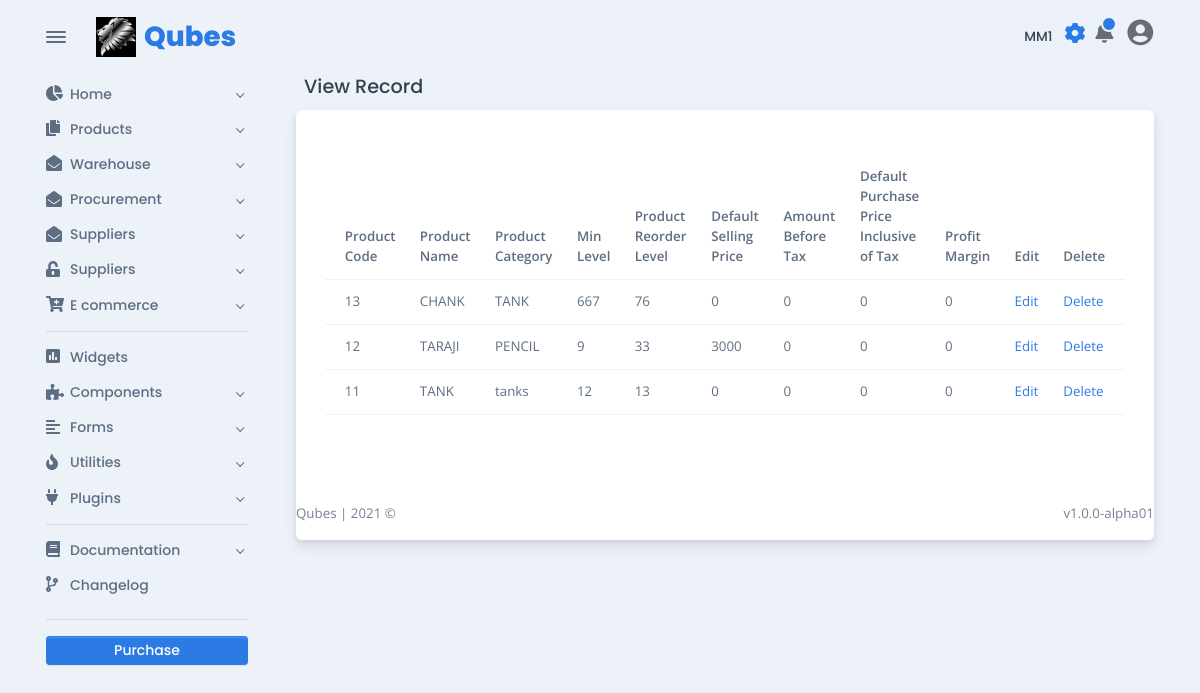
Screenshot of /products/view-product-ui.php (signed in) with the database file from the repository.
### tables this page shows
CREATE TABLE `tbl_product` (
  `product_code` bigint(254) NOT NULL,
  `product_name` varchar(100) NOT NULL,
  `product_unit` varchar(254) NOT NULL,
  `product_category` varchar(254) NOT NULL,
  `min_level` varchar(50) NOT NULL,
  `max_level` varchar(50) NOT NULL,
  `reorder` varchar(50) NOT NULL,
  `product_image` varchar(254) NOT NULL,
  `dsp_price` int(254) NOT NULL,
  `amount_before_tax` int(50) NOT NULL,
  `dpp_inc_tax` int(50) NOT NULL,
  `applicable_tax` int(50) NOT NULL,
  `profit_margin` int(50) NOT NULL,
  `user` varchar(50) NOT NULL
);

### products/view-product-ui.php (the view, shortened to what this page needs)
<!DOCTYPE html>
<html lang="en-US" dir="ltr">
<?php
include '../includes/base_page/head.php';
?>
<?php
include_once '../includes/dbconnect.php';
?>
<body>
  <main class="main" id="top">
    <div class="container" data-layout="container">
      <?php
      include '../includes/base_page/nav.php';
      ?>
      <div class="content">
        <?php
        include '../navbar-shared.php';
        ?>
        <h5 class="p-2">View Record</h5>
        <div class="card">
          <div class="card-body fs--1 p-4">
            <form>
              <div class="row my-3">
                <div class="col">
                  <table class="table">
                    <thead>
                      <tr>
                        <th scope="col">Product Code</th>
                        <th scope="col">Product Name</th>
                        <th scope="col">Product Category</th>
                        <th scope="col">Min Level</th>
                        <th scope="col">Product Reorder Level</th>
                        <th scope="col">Default Selling Price</th>
                        <th scope="col">Amount Before Tax</th>
                        <th scope="col">Default Purchase Price Inclusive of Tax</th>
                        <th scope="col">Profit Margin</th>
                        <th scope="col">Edit</th>
                        <th scope="col">Delete</th>
                      </tr>
                    </thead>
                    <tbody>
                      <?php
                      $sel_query = "Select * from tbl_product ORDER BY product_code desc;";
                      $result = mysqli_query($conn, $sel_query);
                      while ($row = mysqli_fetch_assoc($result)) { ?>
                        <tr>
                          <td scope="col"><?php echo $row["product_code"]; ?></td>
                          <td scope="col"><?php echo $row["product_name"]; ?></td>
                          <td scope="col"><?php echo $row["product_category"]; ?></td>
                          <td scope="col"><?php echo $row["min_level"]; ?></td>
                          <td scope="col"><?php echo $row["reorder"]; ?></td>
                          <td scope="col"><?php echo $row["dsp_price"]; ?></td>
                          <td scope="col"><?php echo $row["amount_before_tax"]; ?></td>
                          <td scope="col"><?php echo $row["dpp_inc_tax"]; ?></td>
                          <td scope="col"><?php echo $row["profit_margin"]; ?></td>
                          <td scope="col">
                            <a href="edit_ product.php?id=<?php echo $row["product_code"]; ?>">Edit</a>
                          </td>
                          <td scope="col">
                            <a href="delete_product.php?id=<?php echo $row["product_code"]; ?>">Delete</a>
                          </td>
                        </tr>
                      <?php $count++;
                      } ?>
                    </tbody>
                  </table>
                </div>
            </form>
          </div>
        </div>
        <?php
        include '../includes/base_page/footer.php';
        ?>
</body>
</html>

### includes/base_page/head.php (shortened to what this page needs)
<head>
  <link href="../assets/css/theme-rtl.min.css" rel="stylesheet" id="style-rtl">
  <link href="../assets/css/theme.min.css" rel="stylesheet" id="style-default">
</head>

### includes/base_page/nav.php (shortened to what this page needs)
<nav class="navbar navbar-light navbar-vertical navbar-expand-xl">
  <div class="d-flex align-items-center">
    <div class="toggle-icon-wrapper">
      <button class="btn navbar-toggler-humburger-icon navbar-vertical-toggle" data-toggle="tooltip" data-placement="left" title="Toggle Navigation"><span class="navbar-toggle-icon"><span class="toggle-line"></span></span></button>
    </div><a class="navbar-brand" href="../index.html">
      <div class="d-flex align-items-center py-3"><img class="mr-2" src="../assets/img/logos/qubes.jpeg" alt="OG LOL" width="40" /><span class="font-sans-serif">Qubes</span>
      </div>
    </a>
  </div>
  <div class="collapse navbar-collapse" id="navbarVerticalCollapse">
    <?php
    require 'sidenav-shared.php';
    genSideBar();
    ?>
  </div>
</nav>

### includes/base_page/sidenav-shared.php (shortened to what this page needs)
<?php
function genSideBar()
{
  echo <<<EOD
  <div class="navbar-vertical-content scrollbar">
  <ul class="navbar-nav flex-column">
    <li class="nav-item"><a class="nav-link dropdown-indicator" href="#home" data-toggle="collapse" role="button" aria-expanded="false" aria-controls="home">
      <div class="d-flex align-items-center"><span class="nav-link-icon"><span class="fas fa-chart-pie"></span></span><span class="nav-link-text"> Home</span>
      </div>
    </a>
  </li>
  <li class="nav-item"><a class="nav-link dropdown-indicator" href="#pages" data-toggle="collapse" role="button" aria-expanded="false" aria-controls="pages">
    <div class="d-flex align-items-center"><span class="nav-link-icon"><span class="fas fa-copy"></span></span><span class="nav-link-text"> Products</span>
    </div>
  </a>
</li>
<li class="nav-item"><a class="nav-link dropdown-indicator" href="#purchase_rqn" data-toggle="collapse" role="button" aria-expanded="false" aria-controls="purchase_rqn">
  <div class="d-flex align-items-center"><span class="nav-link-icon"><span class="fas fa-envelope-open"></span></span><span class="nav-link-text"> Warehouse</span>
  </div>
</a>
</li>
<li class="nav-item"><a class="nav-link dropdown-indicator" href="#email" data-toggle="collapse" role="button" aria-expanded="false" aria-controls="email">
  <div class="d-flex align-items-center"><span class="nav-link-icon"><span class="fas fa-envelope-open"></span></span><span class="nav-link-text"> Procurement</span>
  </div>
</a>
</li>
<li class="nav-item"><a class="nav-link dropdown-indicator" href="#supply" data-toggle="collapse" role="button" aria-expanded="false" aria-controls="email">
  <div class="d-flex align-items-center"><span class="nav-link-icon"><span class="fas fa-envelope-open"></span></span><span class="nav-link-text"> Suppliers</span>
  </div>
</a>
</li>
<li class="nav-item"><a class="nav-link dropdown-indicator" href="#authentication" data-toggle="collapse" role="button" aria-expanded="false" aria-controls="authentication">
  <div class="d-flex align-items-center"><span class="nav-link-icon"><span class="fas fa-unlock-alt"></span></span><span class="nav-link-text"> Suppliers</span>
  </div>
</a>
</li>
<li class="nav-item"><a class="nav-link dropdown-indicator" href="#e-commerce" data-toggle="collapse" role="button" aria-expanded="false" aria-controls="e-commerce">
  <div class="d-flex align-items-center"><span class="nav-link-icon"><span class="fas fa-cart-plus"></span></span><span class="nav-link-text"> E commerce</span>
  </div>
</a>
</li>
</ul>
<div class="navbar-vertical-divider">
  <hr class="navbar-vertical-hr my-2" />
</div>
<ul class="navbar-nav flex-column">
  <li class="nav-item"><a class="nav-link" href="../widgets.html">
    <div class="d-flex align-items-center"><span class="nav-link-icon"><span class="fas fa-poll"></span></span><span class="nav-link-text"> Widgets</span>
    </div>
  </a>
</li>
<li class="nav-item"><a class="nav-link dropdown-indicator" href="#components" data-toggle="collapse" role="button" aria-expanded="false" aria-controls="components">
  <div class="d-flex align-items-center"><span class="nav-link-icon"><span class="fas fa-puzzle-piece"></span></span><span class="nav-link-text"> Components</span>
  </div>
</a>
</li>
<li class="nav-item"><a class="nav-link dropdown-indicator" href="#forms" data-toggle="collapse" role="button" aria-expanded="false" aria-controls="forms">
  <div class="d-flex align-items-center"><span class="nav-link-icon"><span class="fas fa-align-left"></span></span><span class="nav-link-text"> Forms</span>
  </div>
</a>
</li>
<li class="nav-item"><a class="nav-link dropdown-indicator" href="#utilities" data-toggle="collapse" role="button" aria-expanded="false" aria-controls="utilities">
  <div class="d-flex align-items-center"><span class="nav-link-icon"><span class="fas fa-fire"></span></span><span class="nav-link-text"> Utilities</span>
  </div>
</a>
</li>
<li class="nav-item"><a class="nav-link dropdown-indicator" href="#plugins" data-toggle="collapse" role="button" aria-expanded="false" aria-controls="plugins">
  <div class="d-flex align-items-center"><span class="nav-link-icon"><span class="fas fa-plug"></span></span><span class="nav-link-text"> Plugins</span>
  </div>
</a>
</li>
</ul>
<div class="navbar-vertical-divider">
  <hr class="navbar-vertical-hr my-2" />
</div>
<ul class="navbar-nav flex-column">
  <li class="nav-item"><a class="nav-link dropdown-indicator" href="#documentation" data-toggle="collapse" role="button" aria-expanded="false" aria-controls="documentation">
    <div class="d-flex align-items-center"><span class="nav-link-icon"><span class="fas fa-book"></span></span><span class="nav-link-text"> Documentation</span>
    </div>
  </a>
</li>
<li class="nav-item"><a class="nav-link" href="../changelog.html">
  <div class="d-flex align-items-center"><span class="nav-link-icon"><span class="fas fa-code-branch"></span></span><span class="nav-link-text"> Changelog</span>
  </div>
</a>
</li>
</ul>
<div class="settings">
  <div class="navbar-vertical-divider">
    <hr class="navbar-vertical-hr my-3" />
  </div><a class="btn btn-sm d-block w-100 btn-purchase" href="https://themes.getbootstrap.com/product/falcon-admin-dashboard-webapp-template/" target="_blank">Purchase</a>
</div>
</div>
EOD;
}

### navbar-shared.php (shortened to what this page needs)
<nav class="navbar navbar-light navbar-glass navbar-top navbar-expand">
  <ul class="navbar-nav navbar-nav-icons ml-auto flex-row align-items-center">
    <ul class="navbar-nav align-items-center d-none d-lg-block">
      <li class="nav-item">
        <h6 id="branch" class="mt-3 mr-2"><?= $_SESSION['branch'] ?></h6>
      </li>
    </ul>
    <li class="nav-item"><a class="nav-link settings-popover" href="#settings-modal" data-toggle="modal"><span class="ripple"></span><span class="fa-spin position-absolute all-0 d-flex flex-center"><span class="icon-spin position-absolute all-0 d-flex flex-center">
            </span></span></a></li>
    <li class="nav-item dropdown">
      <a class="nav-link notification-indicator notification-indicator-primary px-0 icon-indicator" id="navbarDropdownNotification" href="#" role="button" data-toggle="dropdown" aria-haspopup="true" aria-expanded="false"><span class="fas fa-bell" data-fa-transform="shrink-6" style="font-size: 33px;"></span></a>
    </li>
    <li class="nav-item dropdown"><a class="nav-link pr-0" id="navbarDropdownUser" href="#" role="button" data-toggle="dropdown" aria-haspopup="true" aria-expanded="false">
        <div>
          <span class="fa fa-user-circle fa-2x mt-0"></span>
        </div>
      </a>
    </li>
  </ul>
</nav>

### includes/base_page/footer.php (shortened to what this page needs)
<footer>
  <div class="row g-0 justify-content-between fs--1 mt-4 mb-3">
    <div class="col-12 col-sm-auto text-center">
      <p class="mb-0 text-600">Qubes <span class="d-none d-sm-inline-block">| </span><br class="d-sm-none" /> 2021 &copy;</p>
    </div>
    <div class="col-12 col-sm-auto text-center">
      <p class="mb-0 text-600">v1.0.0-alpha01</p>
    </div>
  </div>
</footer>
</div>
</div>
</main>

### rows the page displays
tbl_product: product_code "13", product_name "CHANK", product_category "TANK", min_level "667", reorder "76", dsp_price "0", amount_before_tax "0", dpp_inc_tax "0", profit_margin "0"
tbl_product: product_code "12", product_name "TARAJI", product_category "PENCIL", min_level "9", reorder "33", dsp_price "3000", amount_before_tax "0", dpp_inc_tax "0", profit_margin "0"
tbl_product: product_code "11", product_name "TANK", product_category "tanks", min_level "12", reorder "13", dsp_price "0", amount_before_tax "0", dpp_inc_tax "0", profit_margin "0"

### other values shown
$_SESSION['branch'] "MM1"
